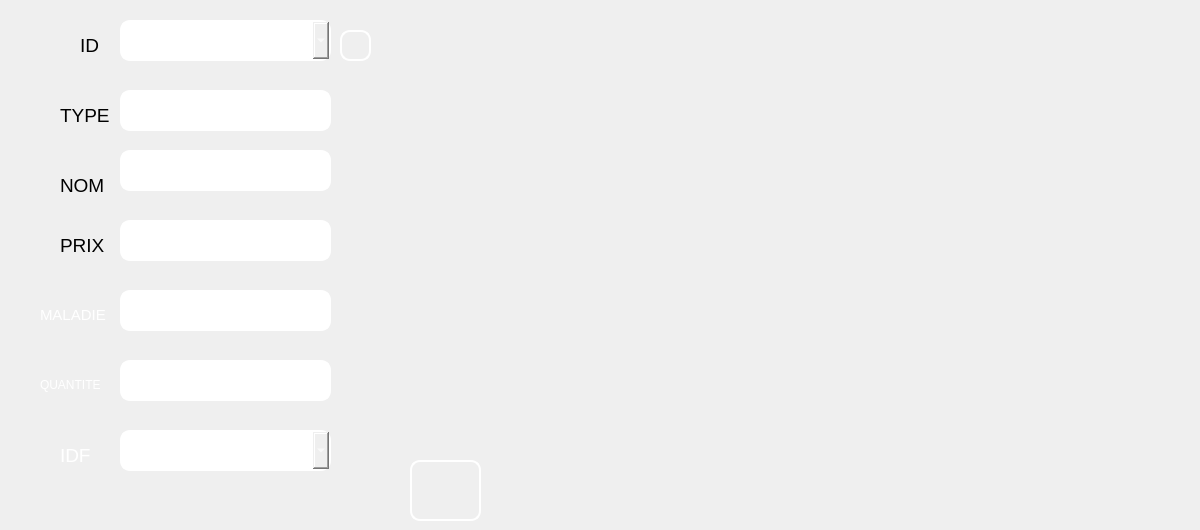
      <widget class="QWidget" name="tab_5">
       <attribute name="title">
        <string>Modifier</string>
       </attribute>
       <widget class="QPushButton" name="pb_modifier_medicament">
        <property name="geometry">
         <rect>
          <x>410</x>
          <y>460</y>
          <width>71</width>
          <height>61</height>
         </rect>
        </property>
        <property name="styleSheet">
         <string notr="true">border-style: solid;
border-color: white;
border-width: 2px;
border-radius: 10px;
color: rgb(255, 255, 255);
background-image: url(:/img/img/illustration-refresh-icon_53876-5630.jpg);
</string>
        </property>
        <property name="text">
         <string/>
        </property>
       </widget>
       <widget class="QLineEdit" name="lineEdit_nom_m2">
        <property name="geometry">
         <rect>
          <x>120</x>
          <y>90</y>
          <width>211</width>
          <height>41</height>
         </rect>
        </property>
        <property name="styleSheet">
         <string notr="true">border-style: solid;
border-color: white;
border-width: 2px;
border-radius: 10px;
color: rgb(255, 255, 255);</string>
        </property>
       </widget>
       <widget class="QLineEdit" name="lineEdit_type_m2">
        <property name="geometry">
         <rect>
          <x>120</x>
          <y>150</y>
          <width>211</width>
          <height>41</height>
         </rect>
        </property>
        <property name="styleSheet">
         <string notr="true">border-style: solid;
border-color: white;
border-width: 2px;
border-radius: 10px;
color: rgb(255, 255, 255);
</string>
        </property>
       </widget>
       <widget class="QLineEdit" name="lineEdit_prix_m2">
        <property name="geometry">
         <rect>
          <x>120</x>
          <y>220</y>
          <width>211</width>
          <height>41</height>
         </rect>
        </property>
        <property name="styleSheet">
         <string notr="true">border-style: solid;
border-color: white;
border-width: 2px;
border-radius: 10px;
color: rgb(255, 255, 255);</string>
        </property>
       </widget>
       <widget class="QLineEdit" name="lineEdit_maladie_m2">
        <property name="geometry">
         <rect>
          <x>120</x>
          <y>290</y>
          <width>211</width>
          <height>41</height>
         </rect>
        </property>
        <property name="styleSheet">
         <string notr="true">border-style: solid;
border-color: white;
border-width: 2px;
border-radius: 10px;
color: rgb(255, 255, 255);</string>
        </property>
       </widget>
       <widget class="QLineEdit" name="lineEdit_quantite_m2">
        <property name="geometry">
         <rect>
          <x>120</x>
          <y>360</y>
          <width>211</width>
          <height>41</height>
         </rect>
        </property>
        <property name="styleSheet">
         <string notr="true">border-style: solid;
border-color: white;
border-width: 2px;
border-radius: 10px;
color: rgb(255, 255, 255);</string>
        </property>
       </widget>
       <widget class="QComboBox" name="comboBox_4">
        <property name="geometry">
         <rect>
          <x>120</x>
          <y>20</y>
          <width>211</width>
          <height>41</height>
         </rect>
        </property>
        <property name="styleSheet">
         <string notr="true">border-style: solid;
border-color: white;
border-width: 2px;
border-radius: 10px;
color: rgb(255, 255, 255);</string>
        </property>
       </widget>
       <widget class="QPushButton" name="pb_confirmer_medicament">
        <property name="geometry">
         <rect>
          <x>340</x>
          <y>30</y>
          <width>31</width>
          <height>31</height>
         </rect>
        </property>
        <property name="styleSheet">
         <string notr="true">background-image: url(:/img/img/GreenCheck.jpg);
border-style: solid;
border-color: white;
border-width: 2px;
border-radius: 10px;
color: rgb(255, 255, 255);</string>
        </property>
        <property name="text">
         <string/>
        </property>
       </widget>
       <widget class="QComboBox" name="comboBox_6">
        <property name="geometry">
         <rect>
          <x>120</x>
          <y>430</y>
          <width>211</width>
          <height>41</height>
         </rect>
        </property>
        <property name="styleSheet">
         <string notr="true">border-style: solid;
border-color: white;
border-width: 2px;
border-radius: 10px;
color: rgb(255, 255, 255);</string>
        </property>
       </widget>
       <widget class="QLabel" name="label_70">
        <property name="enabled">
         <bool>false</bool>
        </property>
        <property name="geometry">
         <rect>
          <x>80</x>
          <y>30</y>
          <width>31</width>
          <height>31</height>
         </rect>
        </property>
        <property name="maximumSize">
         <size>
          <width>94</width>
          <height>76</height>
         </size>
        </property>
        <property name="font">
         <font>
          <family>MS Shell Dlg 2</family>
          <pointsize>11</pointsize>
          <weight>50</weight>
          <italic>false</italic>
          <bold>false</bold>
         </font>
        </property>
        <property name="toolTip">
         <string>&lt;html&gt;&lt;head/&gt;&lt;body&gt;&lt;p&gt;ID&lt;/p&gt;&lt;/body&gt;&lt;/html&gt;</string>
        </property>
        <property name="styleSheet">
         <string notr="true">background-image: url(:/img/img/585e4adacb11b227491c3392.png);

color: rgb(0, 0, 0);
</string>
        </property>
        <property name="text">
         <string>&lt;html&gt;&lt;head/&gt;&lt;body&gt;&lt;p&gt;&lt;span style=&quot; font-size:14pt;&quot;&gt;ID&lt;/span&gt;&lt;/p&gt;&lt;/body&gt;&lt;/html&gt;</string>
        </property>
        <property name="wordWrap">
         <bool>false</bool>
        </property>
       </widget>
       <widget class="QLabel" name="label_71">
        <property name="enabled">
         <bool>false</bool>
        </property>
        <property name="geometry">
         <rect>
          <x>60</x>
          <y>230</y>
          <width>51</width>
          <height>31</height>
         </rect>
        </property>
        <property name="maximumSize">
         <size>
          <width>94</width>
          <height>76</height>
         </size>
        </property>
        <property name="font">
         <font>
          <family>MS Shell Dlg 2</family>
          <pointsize>11</pointsize>
          <weight>50</weight>
          <italic>false</italic>
          <bold>false</bold>
         </font>
        </property>
        <property name="toolTip">
         <string>&lt;html&gt;&lt;head/&gt;&lt;body&gt;&lt;p&gt;ID&lt;/p&gt;&lt;/body&gt;&lt;/html&gt;</string>
        </property>
        <property name="styleSheet">
         <string notr="true">background-image: url(:/img/img/585e4adacb11b227491c3392.png);

color: rgb(0, 0, 0);
</string>
        </property>
        <property name="text">
         <string>&lt;html&gt;&lt;head/&gt;&lt;body&gt;&lt;p&gt;&lt;span style=&quot; font-size:14pt;&quot;&gt;PRIX&lt;/span&gt;&lt;/p&gt;&lt;/body&gt;&lt;/html&gt;</string>
        </property>
        <property name="wordWrap">
         <bool>false</bool>
        </property>
       </widget>
       <widget class="QLabel" name="label_72">
        <property name="enabled">
         <bool>false</bool>
        </property>
        <property name="geometry">
         <rect>
          <x>60</x>
          <y>100</y>
          <width>51</width>
          <height>31</height>
         </rect>
        </property>
        <property name="maximumSize">
         <size>
          <width>94</width>
          <height>76</height>
         </size>
        </property>
        <property name="font">
         <font>
          <family>MS Shell Dlg 2</family>
          <pointsize>11</pointsize>
          <weight>50</weight>
          <italic>false</italic>
          <bold>false</bold>
         </font>
        </property>
        <property name="toolTip">
         <string>&lt;html&gt;&lt;head/&gt;&lt;body&gt;&lt;p&gt;ID&lt;/p&gt;&lt;/body&gt;&lt;/html&gt;</string>
        </property>
        <property name="styleSheet">
         <string notr="true">background-image: url(:/img/img/585e4adacb11b227491c3392.png);

color: rgb(0, 0, 0);
</string>
        </property>
        <property name="text">
         <string>&lt;html&gt;&lt;head/&gt;&lt;body&gt;&lt;p&gt;&lt;span style=&quot; font-size:14pt;&quot;&gt;TYPE&lt;/span&gt;&lt;/p&gt;&lt;/body&gt;&lt;/html&gt;</string>
        </property>
        <property name="wordWrap">
         <bool>false</bool>
        </property>
       </widget>
       <widget class="QLabel" name="label_73">
        <property name="enabled">
         <bool>false</bool>
        </property>
        <property name="geometry">
         <rect>
          <x>40</x>
          <y>300</y>
          <width>81</width>
          <height>31</height>
         </rect>
        </property>
        <property name="maximumSize">
         <size>
          <width>94</width>
          <height>76</height>
         </size>
        </property>
        <property name="font">
         <font>
          <family>MS Shell Dlg 2</family>
          <pointsize>11</pointsize>
          <weight>50</weight>
          <italic>false</italic>
          <bold>false</bold>
         </font>
        </property>
        <property name="toolTip">
         <string>&lt;html&gt;&lt;head/&gt;&lt;body&gt;&lt;p&gt;ID&lt;/p&gt;&lt;/body&gt;&lt;/html&gt;</string>
        </property>
        <property name="styleSheet">
         <string notr="true">background-image: url(:/img/img/585e4adacb11b227491c3392.png);

color: rgb(255,255,255);
</string>
        </property>
        <property name="text">
         <string>&lt;html&gt;&lt;head/&gt;&lt;body&gt;&lt;p&gt;MALADIE&lt;/p&gt;&lt;/body&gt;&lt;/html&gt;</string>
        </property>
        <property name="wordWrap">
         <bool>false</bool>
        </property>
       </widget>
       <widget class="QLabel" name="label_74">
        <property name="enabled">
         <bool>false</bool>
        </property>
        <property name="geometry">
         <rect>
          <x>40</x>
          <y>370</y>
          <width>81</width>
          <height>31</height>
         </rect>
        </property>
        <property name="maximumSize">
         <size>
          <width>94</width>
          <height>76</height>
         </size>
        </property>
        <property name="font">
         <font>
          <family>MS Shell Dlg 2</family>
          <pointsize>11</pointsize>
          <weight>50</weight>
          <italic>false</italic>
          <bold>false</bold>
         </font>
        </property>
        <property name="toolTip">
         <string>&lt;html&gt;&lt;head/&gt;&lt;body&gt;&lt;p&gt;ID&lt;/p&gt;&lt;/body&gt;&lt;/html&gt;</string>
        </property>
        <property name="styleSheet">
         <string notr="true">background-image: url(:/img/img/585e4adacb11b227491c3392.png);

color: rgb(255,255,255);
</string>
        </property>
        <property name="text">
         <string>&lt;html&gt;&lt;head/&gt;&lt;body&gt;&lt;p&gt;&lt;span style=&quot; font-size:9pt;&quot;&gt;QUANTITE&lt;/span&gt;&lt;/p&gt;&lt;/body&gt;&lt;/html&gt;</string>
        </property>
        <property name="wordWrap">
         <bool>false</bool>
        </property>
       </widget>
       <widget class="QLabel" name="label_75">
        <property name="enabled">
         <bool>false</bool>
        </property>
        <property name="geometry">
         <rect>
          <x>60</x>
          <y>170</y>
          <width>51</width>
          <height>31</height>
         </rect>
        </property>
        <property name="maximumSize">
         <size>
          <width>94</width>
          <height>76</height>
         </size>
        </property>
        <property name="font">
         <font>
          <family>MS Shell Dlg 2</family>
          <pointsize>11</pointsize>
          <weight>50</weight>
          <italic>false</italic>
          <bold>false</bold>
         </font>
        </property>
        <property name="toolTip">
         <string>&lt;html&gt;&lt;head/&gt;&lt;body&gt;&lt;p&gt;ID&lt;/p&gt;&lt;/body&gt;&lt;/html&gt;</string>
        </property>
        <property name="styleSheet">
         <string notr="true">background-image: url(:/img/img/585e4adacb11b227491c3392.png);

color: rgb(0, 0, 0);
</string>
        </property>
        <property name="text">
         <string>&lt;html&gt;&lt;head/&gt;&lt;body&gt;&lt;p&gt;&lt;span style=&quot; font-size:14pt;&quot;&gt;NOM&lt;/span&gt;&lt;/p&gt;&lt;/body&gt;&lt;/html&gt;</string>
        </property>
        <property name="wordWrap">
         <bool>false</bool>
        </property>
       </widget>
       <widget class="QLabel" name="label_76">
        <property name="enabled">
         <bool>false</bool>
        </property>
        <property name="geometry">
         <rect>
          <x>60</x>
          <y>440</y>
          <width>41</width>
          <height>31</height>
         </rect>
        </property>
        <property name="maximumSize">
         <size>
          <width>94</width>
          <height>76</height>
         </size>
        </property>
        <property name="font">
         <font>
          <family>MS Shell Dlg 2</family>
          <pointsize>11</pointsize>
          <weight>50</weight>
          <italic>false</italic>
          <bold>false</bold>
         </font>
        </property>
        <property name="toolTip">
         <string>&lt;html&gt;&lt;head/&gt;&lt;body&gt;&lt;p&gt;ID&lt;/p&gt;&lt;/body&gt;&lt;/html&gt;</string>
        </property>
        <property name="styleSheet">
         <string notr="true">background-image: url(:/img/img/585e4adacb11b227491c3392.png);

color: rgb(255,255,255);
</string>
        </property>
        <property name="text">
         <string>&lt;html&gt;&lt;head/&gt;&lt;body&gt;&lt;p&gt;&lt;span style=&quot; font-size:14pt;&quot;&gt;IDF&lt;/span&gt;&lt;/p&gt;&lt;/body&gt;&lt;/html&gt;</string>
        </property>
        <property name="wordWrap">
         <bool>false</bool>
        </property>
       </widget>
       <widget class="QLabel" name="label_18">
        <property name="geometry">
         <rect>
          <x>1070</x>
          <y>400</y>
          <width>121</width>
          <height>121</height>
         </rect>
        </property>
        <property name="styleSheet">
         <string notr="true">background-image: url(:/img/img/1024px-Volkswagen_Logo_till_1995.svg.png);</string>
        </property>
        <property name="text">
         <string/>
        </property>
       </widget>
      </widget>
